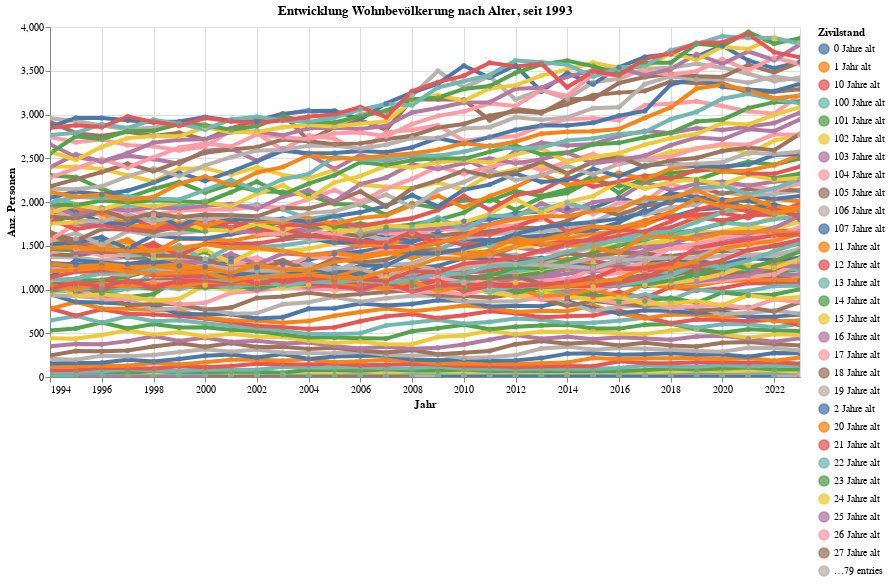

Notebook cell for this chart:
### Code cell
myTitle="Entwicklung Wohnbevölkerung nach Alter, seit "+str(data2betested.index.year.min())

highlight = alt.selection(type='single', on='mouseover',
                          fields=['ALT_lang'], nearest=True)
#x='date:StichtagDatJahr',
base = alt.Chart(myAgg4.reset_index(), title=myTitle).encode(
    x=alt.X('StichtagDatJahr', axis=alt.Axis(title='Jahr'))# , axis=alt.Axis(format='%', title='percentage')
    , y=alt.X('sum_WBev', axis=alt.Axis(title='Anz. Personen'))
    , color=alt.Color('ALT_lang', legend=alt.Legend(title="Zivilstand", orient="right"))  
    ,tooltip=['StichtagDatJahr', 'ALT_lang','sum_WBev']    
)
points = base.mark_circle().encode(
    opacity=alt.value(0.75)
).add_selection(
    highlight
).properties(
    width=750 , height=350
)
lines = base.mark_line().encode(
    size=alt.condition(~highlight, alt.value(0.5), alt.value(4))
).interactive()

lines + points

### Figure 1 — Vega-Lite specification as saved in the notebook (floating-point values rounded to 4 significant figures; data arrays with more than 128 entries replaced by an {"elided": "..."} marker saying what was removed)
{"config": {"view": {"continuousWidth": 400, "continuousHeight": 300}}, "layer": [{"mark": "line", "encoding": {"color": {"type": "nominal", "field": "ALT_lang", "legend": {"orient": "right", "title": "Zivilstand"}}, "size": {"condition": {"value": 0.5, "selection": {"not": "selector009"}}, "value": 4}, "tooltip": [{"type": "temporal", "field": "StichtagDatJahr"}, {"type": "nominal", "field": "ALT_lang"}, {"type": "quantitative", "field": "sum_WBev"}], "x": {"type": "temporal", "axis": {"title": "Jahr"}, "field": "StichtagDatJahr"}, "y": {"type": "quantitative", "axis": {"title": "Anz. Personen"}, "field": "sum_WBev"}}, "selection": {"selector010": {"type": "interval", "bind": "scales", "encodings": ["x", "y"]}}, "title": "Entwicklung Wohnbevölkerung nach Alter, seit 1993"}, {"mark": "circle", "encoding": {"color": {"type": "nominal", "field": "ALT_lang", "legend": {"orient": "right", "title": "Zivilstand"}}, "opacity": {"value": 0.75}, "tooltip": [{"type": "temporal", "field": "StichtagDatJahr"}, {"type": "nominal", "field": "ALT_lang"}, {"type": "quantitative", "field": "sum_WBev"}], "x": {"type": "temporal", "axis": {"title": "Jahr"}, "field": "StichtagDatJahr"}, "y": {"type": "quantitative", "axis": {"title": "Anz. Personen"}, "field": "sum_WBev"}}, "height": 350, "selection": {"selector009": {"type": "single", "on": "mouseover", "fields": ["ALT_lang"], "nearest": true}}, "title": "Entwicklung Wohnbevölkerung nach Alter, seit 1993", "width": 750}], "data": {"name": "data-27f1c584de18c4b4d6104773fbcdc725"}, "$schema": "https://vega.github.io/schema/vega-lite/v4.8.1.json", "datasets": {"data-27f1c584de18c4b4d6104773fbcdc725": {"elided": "3159 records"}}}
